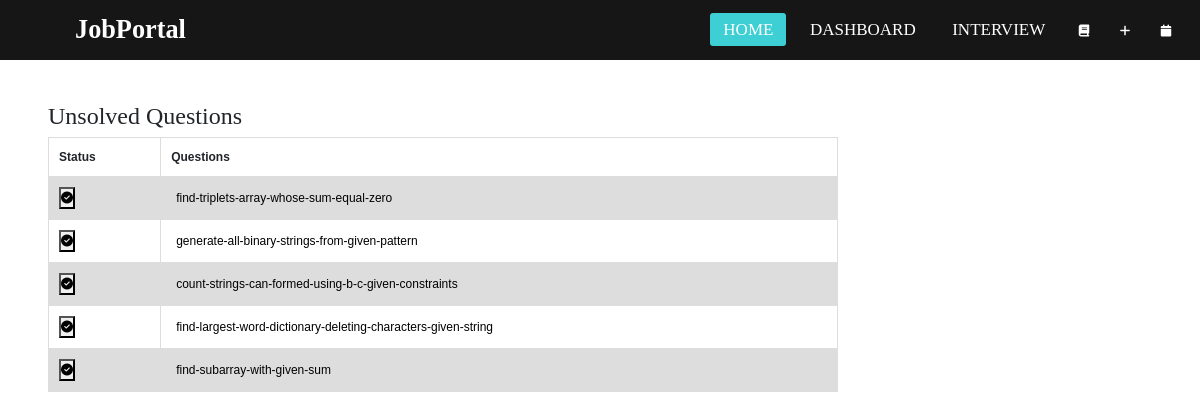
The app's page /jobpage/1509 (signed in) with its own data.
### jobs/models.py (models this page shows)
class Question(models.Model):
    title = models.CharField(max_length=2000, null=False, blank=False)
    url = models.URLField(unique=True)
    def __str__(self):
        return self.title

### jobs/views.py (the view)
# urls.py: path("jobpage/<str:pk>", views.jobpage, name='jobpage'),
@login_required(login_url='login')
def jobpage(request,pk):
    j = Job.objects.get(id=pk)
    allquestions = j.questions.all()
    user = request.user
    print(user)
    account = Account.objects.get(user=user)
    solved = account.solved.all()
    unsolved = []
    for i in allquestions:
        for j in solved:
            if j == i:
                break
        if j == i:
            continue
        unsolved.append(i)
    email = request.user.email
    email=email.split('@')[0]
    context = {
        'unsolved':unsolved,
        'email':email,
    }
    return render(request, 'jobpage.html', context)

### templates/jobpage.html (shortened to what this page needs)
<!doctype html>
<html lang="en">
  <head>
    <link href="https://cdn.jsdelivr.net/npm/bootstrap@5.0.0-beta3/dist/css/bootstrap.min.css" rel="stylesheet">
    {% load static %}
      <link rel="stylesheet" href="{%static 'css/style.css' %}">
  </head>
  <body>
    <nav>
      <label class="logo">JobPortal</label>
      <ul>
        <li><a class="active" href="/">Home</a></li>
        <li><a href="/dashboard">Dashboard</a></li>
        <li><a href="/interviews">Interview</a></li>
        <li><i class="fas fa-book"></i></li>
        <li id="myBtn"><i class="fas fa-plus"></i></li>
        <li id="mycal"><i class="fas fa-calendar"></i></li>
      </ul>
    </nav>
    <div class="container">
    <br>
    <br>
    <br>
    <h2>Unsolved Questions</h2>
      <table>
        <tr>
          <th>Status</th>
          <th>Questions</th>
        </tr>
        {% for question in unsolved %}
        <tr>
          <td><form method="POST" action="{% url 'solve' question.id %}">
            <button type="submit"><i class="fas fa-check-circle"></i></button>
          </form></td>
          <td><a href="{{ question.url }}">{{question}}</a></td>
        </tr>
        {% endfor %}
      </table>
    </div>
  </body>
</html>

### static/css/style.css (style rules this page uses)
:root { --primary:#3DCFD3; --dark:#161616; --pure:#FFFFFF; --light:#F2F2F2; --ternary:#898989; }
html { font-size: 75%; }
* { padding: 0; margin: 0; text-decoration: none; list-style: none; box-sizing: border-box; }
body { font-family: montserrat; }
.container { max-width: 100rem; padding: 2rem 4rem 2rem 2rem; margin: 2rem 0.938rem 0.938rem 2rem; }
nav { background: var(--dark); height: 5rem; width: 100%; position: fixed; top:0; left: 0; z-index: 10000; }
label.logo { color: white; font-size: 2.188rem; line-height: 5rem; padding: 0 6.25rem; font-weight: bold; }
nav ul { float: right; margin-right: 1.25rem; }
nav ul li { display: inline-block; line-height: 5rem; margin: 0 0.313rem; }
nav ul li a { color:var(--pure); font-size: 17px; padding: 7px 13px; border-radius: 3px; text-transform: uppercase; text-decoration: none; }
nav a.active,a:hover { background:var(--primary); transition: .5s; color: var(--pure); }
nav ul li i { color: var(--pure); padding:10px; }
div { align-items: center; margin: auto; justify-content: center; }
table { font-family: arial, sans-serif; border-collapse: collapse; width: 70%; }
td, th { border: 1px solid #dddddd; text-align: left; padding: 10px; }
tr:nth-child(even) { background-color: #dddddd; }
td a { text-decoration: none; color: black; padding: 5px; }

### records on screen
Question: title "find-triplets-array-whose-sum-equal-zero"
Question: title "generate-all-binary-strings-from-given-pattern"
Question: title "count-strings-can-formed-using-b-c-given-constraints"
Question: title "find-largest-word-dictionary-deleting-characters-given-string"
Question: title "find-subarray-with-given-sum"
